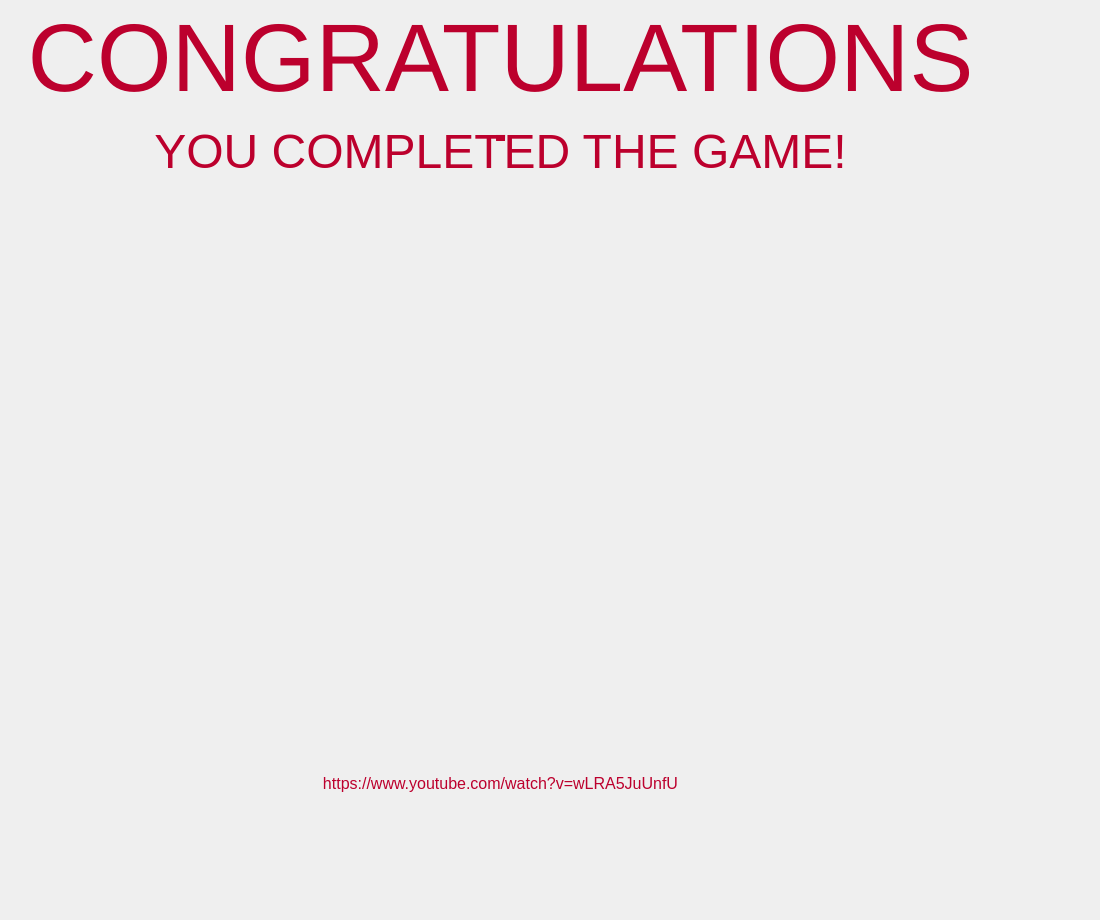
    <widget class="QWidget" name="completed">
     <widget class="QLabel" name="arrows_2">
      <property name="geometry">
       <rect>
        <x>-20</x>
        <y>-20</y>
        <width>1091</width>
        <height>851</height>
       </rect>
      </property>
      <property name="styleSheet">
       <string notr="true">background-color: rgba(255, 255, 255, 0);</string>
      </property>
      <property name="text">
       <string/>
      </property>
      <property name="pixmap">
       <pixmap resource="files.qrc">:/images/backgroundimage.png</pixmap>
      </property>
      <property name="scaledContents">
       <bool>false</bool>
      </property>
     </widget>
     <widget class="QTextEdit" name="maintitle_5">
      <property name="geometry">
       <rect>
        <x>20</x>
        <y>0</y>
        <width>961</width>
        <height>141</height>
       </rect>
      </property>
      <property name="sizePolicy">
       <sizepolicy hsizetype="Fixed" vsizetype="Fixed">
        <horstretch>0</horstretch>
        <verstretch>0</verstretch>
       </sizepolicy>
      </property>
      <property name="maximumSize">
       <size>
        <width>1000</width>
        <height>1000</height>
       </size>
      </property>
      <property name="autoFillBackground">
       <bool>true</bool>
      </property>
      <property name="styleSheet">
       <string notr="true">background-color: rgba(255, 255, 255, 0);
</string>
      </property>
      <property name="frameShape">
       <enum>QFrame::NoFrame</enum>
      </property>
      <property name="verticalScrollBarPolicy">
       <enum>Qt::ScrollBarAlwaysOff</enum>
      </property>
      <property name="horizontalScrollBarPolicy">
       <enum>Qt::ScrollBarAlwaysOff</enum>
      </property>
      <property name="readOnly">
       <bool>true</bool>
      </property>
      <property name="html">
       <string>&lt;!DOCTYPE HTML PUBLIC &quot;-//W3C//DTD HTML 4.0//EN&quot; &quot;http://www.w3.org/TR/REC-html40/strict.dtd&quot;&gt;
&lt;html&gt;&lt;head&gt;&lt;meta name=&quot;qrichtext&quot; content=&quot;1&quot; /&gt;&lt;meta charset=&quot;utf-8&quot; /&gt;&lt;style type=&quot;text/css&quot;&gt;
p, li { white-space: pre-wrap; }
hr { height: 1px; border-width: 0; }
li.unchecked::marker { content: &quot;\2610&quot;; }
li.checked::marker { content: &quot;\2612&quot;; }
&lt;/style&gt;&lt;/head&gt;&lt;body style=&quot; font-family:'Segoe UI'; font-size:9pt; font-weight:400; font-style:normal;&quot;&gt;
&lt;p align=&quot;center&quot; style=&quot; margin-top:0px; margin-bottom:0px; margin-left:0px; margin-right:0px; -qt-block-indent:0; text-indent:0px;&quot;&gt;&lt;span style=&quot; font-family:'Darumadrop One'; font-size:72pt; color:#bc002d;&quot;&gt;CONGRATULATIONS!&lt;/span&gt;&lt;/p&gt;&lt;/body&gt;&lt;/html&gt;</string>
      </property>
     </widget>
     <widget class="QTextEdit" name="maintitle_6">
      <property name="geometry">
       <rect>
        <x>20</x>
        <y>120</y>
        <width>961</width>
        <height>141</height>
       </rect>
      </property>
      <property name="sizePolicy">
       <sizepolicy hsizetype="Fixed" vsizetype="Fixed">
        <horstretch>0</horstretch>
        <verstretch>0</verstretch>
       </sizepolicy>
      </property>
      <property name="maximumSize">
       <size>
        <width>1000</width>
        <height>1000</height>
       </size>
      </property>
      <property name="autoFillBackground">
       <bool>true</bool>
      </property>
      <property name="styleSheet">
       <string notr="true">background-color: rgba(255, 255, 255, 0);
</string>
      </property>
      <property name="frameShape">
       <enum>QFrame::NoFrame</enum>
      </property>
      <property name="verticalScrollBarPolicy">
       <enum>Qt::ScrollBarAlwaysOff</enum>
      </property>
      <property name="horizontalScrollBarPolicy">
       <enum>Qt::ScrollBarAlwaysOff</enum>
      </property>
      <property name="readOnly">
       <bool>true</bool>
      </property>
      <property name="html">
       <string>&lt;!DOCTYPE HTML PUBLIC &quot;-//W3C//DTD HTML 4.0//EN&quot; &quot;http://www.w3.org/TR/REC-html40/strict.dtd&quot;&gt;
&lt;html&gt;&lt;head&gt;&lt;meta name=&quot;qrichtext&quot; content=&quot;1&quot; /&gt;&lt;meta charset=&quot;utf-8&quot; /&gt;&lt;style type=&quot;text/css&quot;&gt;
p, li { white-space: pre-wrap; }
hr { height: 1px; border-width: 0; }
li.unchecked::marker { content: &quot;\2610&quot;; }
li.checked::marker { content: &quot;\2612&quot;; }
&lt;/style&gt;&lt;/head&gt;&lt;body style=&quot; font-family:'Segoe UI'; font-size:9pt; font-weight:400; font-style:normal;&quot;&gt;
&lt;p align=&quot;center&quot; style=&quot; margin-top:0px; margin-bottom:0px; margin-left:0px; margin-right:0px; -qt-block-indent:0; text-indent:0px;&quot;&gt;&lt;span style=&quot; font-family:'Darumadrop One'; font-size:36pt; color:#bc002d;&quot;&gt;YOU COMPLETED THE GAME!&lt;/span&gt;&lt;/p&gt;&lt;/body&gt;&lt;/html&gt;</string>
      </property>
     </widget>
     <widget class="QLabel" name="arrows_3">
      <property name="geometry">
       <rect>
        <x>260</x>
        <y>250</y>
        <width>471</width>
        <height>451</height>
       </rect>
      </property>
      <property name="styleSheet">
       <string notr="true">background-color: rgba(255, 255, 255, 0);</string>
      </property>
      <property name="text">
       <string/>
      </property>
      <property name="pixmap">
       <pixmap resource="files.qrc">:/images/enemypicture (1).png</pixmap>
      </property>
      <property name="scaledContents">
       <bool>true</bool>
      </property>
     </widget>
     <widget class="QTextEdit" name="maintitle_7">
      <property name="geometry">
       <rect>
        <x>20</x>
        <y>770</y>
        <width>961</width>
        <height>141</height>
       </rect>
      </property>
      <property name="sizePolicy">
       <sizepolicy hsizetype="Fixed" vsizetype="Fixed">
        <horstretch>0</horstretch>
        <verstretch>0</verstretch>
       </sizepolicy>
      </property>
      <property name="maximumSize">
       <size>
        <width>1000</width>
        <height>1000</height>
       </size>
      </property>
      <property name="autoFillBackground">
       <bool>true</bool>
      </property>
      <property name="styleSheet">
       <string notr="true">background-color: rgba(255, 255, 255, 0);
</string>
      </property>
      <property name="frameShape">
       <enum>QFrame::NoFrame</enum>
      </property>
      <property name="verticalScrollBarPolicy">
       <enum>Qt::ScrollBarAlwaysOff</enum>
      </property>
      <property name="horizontalScrollBarPolicy">
       <enum>Qt::ScrollBarAlwaysOff</enum>
      </property>
      <property name="readOnly">
       <bool>true</bool>
      </property>
      <property name="html">
       <string>&lt;!DOCTYPE HTML PUBLIC &quot;-//W3C//DTD HTML 4.0//EN&quot; &quot;http://www.w3.org/TR/REC-html40/strict.dtd&quot;&gt;
&lt;html&gt;&lt;head&gt;&lt;meta name=&quot;qrichtext&quot; content=&quot;1&quot; /&gt;&lt;meta charset=&quot;utf-8&quot; /&gt;&lt;style type=&quot;text/css&quot;&gt;
p, li { white-space: pre-wrap; }
hr { height: 1px; border-width: 0; }
li.unchecked::marker { content: &quot;\2610&quot;; }
li.checked::marker { content: &quot;\2612&quot;; }
&lt;/style&gt;&lt;/head&gt;&lt;body style=&quot; font-family:'Segoe UI'; font-size:9pt; font-weight:400; font-style:normal;&quot;&gt;
&lt;p align=&quot;center&quot; style=&quot; margin-top:0px; margin-bottom:0px; margin-left:0px; margin-right:0px; -qt-block-indent:0; text-indent:0px;&quot;&gt;&lt;span style=&quot; font-family:'Darumadrop One'; font-size:12pt; color:#bc002d;&quot;&gt;https://www.youtube.com/watch?v=wLRA5JuUnfU&lt;/span&gt;&lt;/p&gt;&lt;/body&gt;&lt;/html&gt;</string>
      </property>
     </widget>
    </widget>
